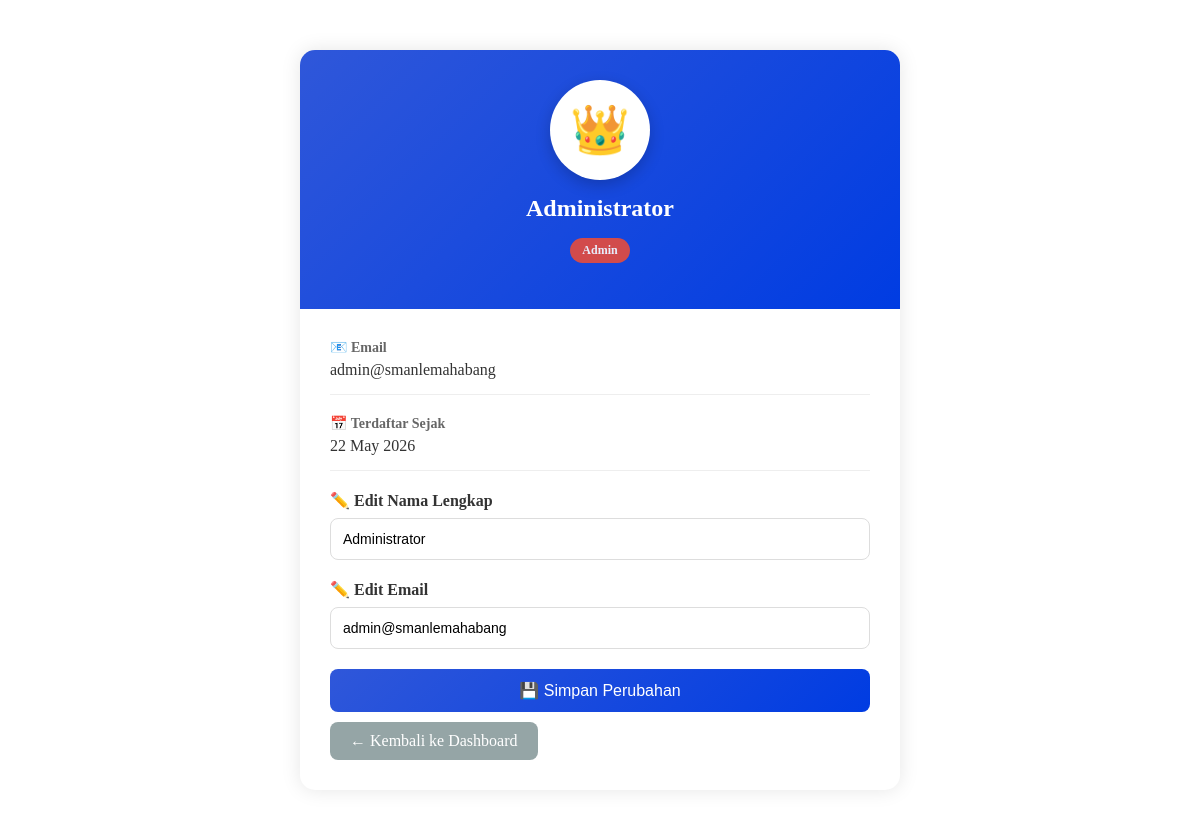
Screenshot of /pages/userProcess/profile.php (signed in) with the database file from the repository.
### tables this page shows
CREATE TABLE `users` (
  `nama` varchar(100) DEFAULT NULL,
  `kelas` varchar(20) DEFAULT NULL,
  `id` int(11) NOT NULL,
  `password` varchar(255) NOT NULL,
  `fullname` varchar(100) NOT NULL,
  `email` varchar(100) DEFAULT NULL,
  `role` enum('admin','user','manager') DEFAULT 'user',
  `created_at` timestamp NOT NULL DEFAULT current_timestamp()
);

### pages/userProcess/profile.php (the view, shortened to what this page needs)
<?php
include '../../config/connection.php';
$user_id = $_SESSION['user_id'];
$query = "SELECT * FROM users WHERE id = $user_id";
$result = mysqli_query($conn, $query);
$user = mysqli_fetch_assoc($result);
?>
<!DOCTYPE html>
<html>
<head>
</head>
<body>
<div class="profile-container">
    <div class="profile-header">
        <div class="profile-avatar">
            <?php
                if ($user['role'] == 'admin') echo "👑";
                elseif ($user['role'] == 'manager') echo "📊";
                else echo "👤";
            ?>
        </div>
        <h2><?php echo htmlspecialchars($user['nama']); ?></h2>
        <p>
            <span class="role-badge role-<?php echo $user['role']; ?>">
                <?php echo ucfirst($user['role']); ?>
            </span>
        </p>
    </div>
    <div class="profile-body">
        <div class="info-group">
            <div class="info-label">📧 Email</div>
            <div class="info-value"><?php echo htmlspecialchars($user['email']); ?></div>
        </div>
        <div class="info-group">
            <div class="info-label">📅 Terdaftar Sejak</div>
            <div class="info-value"><?php echo date('d F Y', strtotime($user['created_at'] ?? date('Y-m-d'))); ?></div>
        </div>
        <form method="POST">
            <div class="form-group">
                <label>✏️ Edit Nama Lengkap</label>
                <input type="text" name="nama" value="<?php echo htmlspecialchars($user['nama']); ?>" required>
            </div>
            <div class="form-group">
                <label>✏️ Edit Email</label>
                <input type="email" name="email" value="<?php echo htmlspecialchars($user['email']); ?>" required>
            </div>
            <button type="submit" class="btn-save">💾 Simpan Perubahan</button>
        </form>
        <a href="../../index.php" class="btn-back">← Kembali ke Dashboard</a>
    </div>
</div>
</body>
</html>

### pages/userProcess/profile.php (style rules this page uses)
.profile-container { max-width: 600px; margin: 50px auto; background: white; border-radius: 15px; box-shadow: 0 0 20px rgba(0,0,0,0.1); overflow: hidden; }
.profile-header { background: linear-gradient(135deg, #0031d1d0 0%, #003ce2 100%); color: white; padding: 30px; text-align: center; }
.profile-avatar { width: 100px; height: 100px; background: white; border-radius: 50%; margin: 0 auto 15px; display: flex; align-items: center; justify-content: center; font-size: 48px; box-shadow: 0 5px 15px rgba(0,0,0,0.2); }
.profile-header h2 { margin: 10px 0 5px; }
.profile-header p { opacity: 0.9; }
.profile-body { padding: 30px; }
.info-group { margin-bottom: 20px; padding-bottom: 15px; border-bottom: 1px solid #eee; }
.info-label { font-weight: bold; color: #666; font-size: 14px; margin-bottom: 5px; }
.info-value { font-size: 16px; color: #333; }
.form-group { margin-bottom: 20px; }
label { display: block; margin-bottom: 8px; font-weight: bold; color: #333; }
input { width: 100%; padding: 12px; border: 1px solid #ddd; border-radius: 8px; font-size: 14px; box-sizing: border-box; }
.btn-save { background: linear-gradient(135deg, #0031d1d0 0%, #003ce2 100%); color: white; padding: 12px 20px; border: none; border-radius: 8px; cursor: pointer; font-size: 16px; width: 100%; }
.btn-back { display: inline-block; background: #95a5a6; color: white; padding: 10px 20px; text-decoration: none; border-radius: 8px; margin-top: 10px; text-align: center; }
.role-badge { display: inline-block; padding: 5px 12px; border-radius: 20px; font-size: 12px; font-weight: bold; }
.role-admin { background: #e74c3c; color: white; }

### rows the page displays
users: nama "Administrator", role "Admin", email "admin@smanlemahabang"
